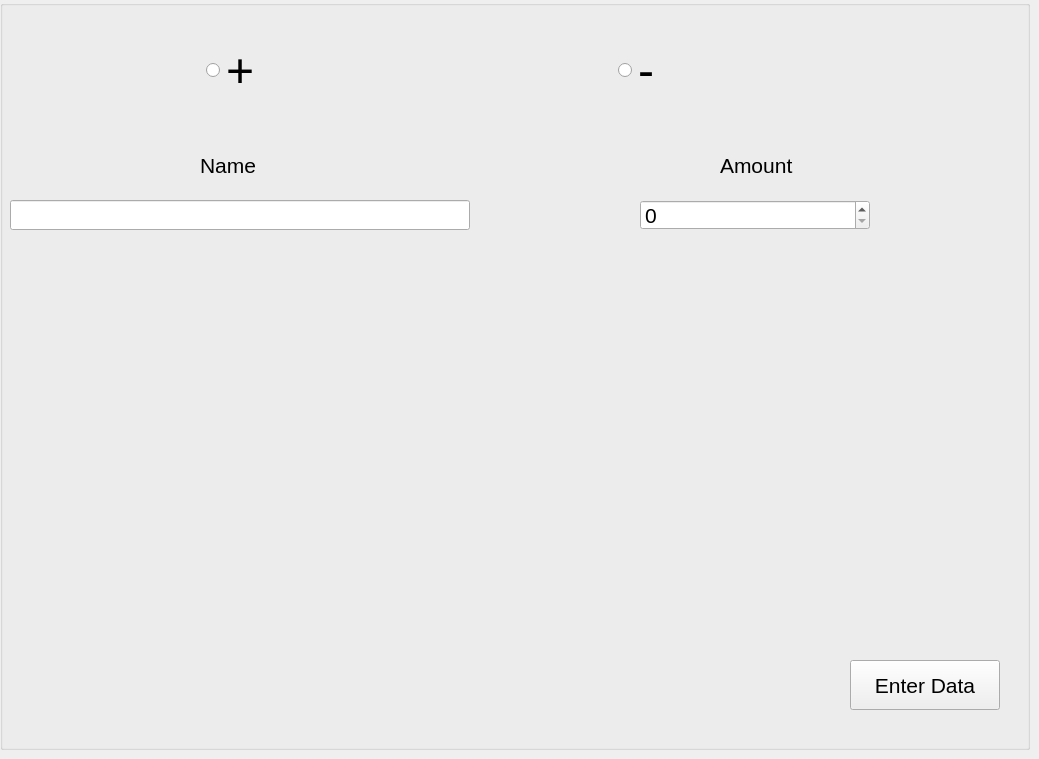
    <widget class="QWidget" name="Misc">
     <widget class="QGroupBox" name="groupBox_3">
      <property name="geometry">
       <rect>
        <x>0</x>
        <y>0</y>
        <width>1030</width>
        <height>750</height>
       </rect>
      </property>
      <property name="font">
       <font>
        <pointsize>16</pointsize>
       </font>
      </property>
      <property name="title">
       <string/>
      </property>
      <widget class="QRadioButton" name="Shree_plus">
       <property name="geometry">
        <rect>
         <x>206</x>
         <y>40</y>
         <width>120</width>
         <height>60</height>
        </rect>
       </property>
       <property name="font">
        <font>
         <pointsize>36</pointsize>
        </font>
       </property>
       <property name="text">
        <string>+</string>
       </property>
      </widget>
      <widget class="QRadioButton" name="Shree_minus">
       <property name="geometry">
        <rect>
         <x>618</x>
         <y>40</y>
         <width>95</width>
         <height>60</height>
        </rect>
       </property>
       <property name="font">
        <font>
         <pointsize>36</pointsize>
        </font>
       </property>
       <property name="text">
        <string>-</string>
       </property>
      </widget>
      <widget class="QLabel" name="label_58">
       <property name="geometry">
        <rect>
         <x>200</x>
         <y>150</y>
         <width>70</width>
         <height>30</height>
        </rect>
       </property>
       <property name="text">
        <string>Name</string>
       </property>
      </widget>
      <widget class="QLabel" name="label_60">
       <property name="geometry">
        <rect>
         <x>720</x>
         <y>150</y>
         <width>100</width>
         <height>30</height>
        </rect>
       </property>
       <property name="text">
        <string>Amount</string>
       </property>
      </widget>
      <widget class="QLineEdit" name="Shree_name">
       <property name="geometry">
        <rect>
         <x>10</x>
         <y>200</y>
         <width>460</width>
         <height>30</height>
        </rect>
       </property>
      </widget>
      <widget class="QSpinBox" name="Shree_amount">
       <property name="geometry">
        <rect>
         <x>640</x>
         <y>200</y>
         <width>230</width>
         <height>30</height>
        </rect>
       </property>
       <property name="maximum">
        <number>9999999</number>
       </property>
      </widget>
      <widget class="QPushButton" name="Data_Entry_button_5">
       <property name="geometry">
        <rect>
         <x>850</x>
         <y>660</y>
         <width>150</width>
         <height>50</height>
        </rect>
       </property>
       <property name="text">
        <string>Enter Data</string>
       </property>
      </widget>
     </widget>
    </widget>
